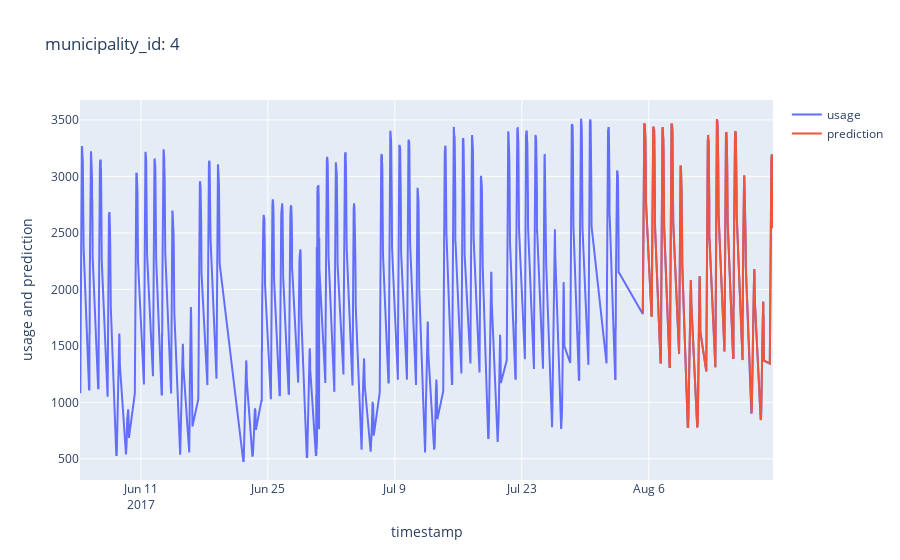

Notebook source saved alongside this figure:
### Code cell
# usage and prediction plot in plotly interactive
import plotly.graph_objects as go

fig = go.Figure()
fig.add_trace(go.Scatter(x=df.index, y=df['usage'], name='usage'))
fig.add_trace(go.Scatter(x=df.index, y=df['prediction'], name='prediction'))
fig.update_layout(title=f"municipality_id: {selected_municipality_id}", xaxis_title='timestamp', yaxis_title='usage and prediction')
fig.show()

### Figure 1 — Plotly figure (JSON) as saved in the notebook; plotly's stock layout.template omitted (floating-point values rounded to 4 significant figures; data arrays with more than 128 entries replaced by an {"elided": "..."} marker saying what was removed)
{"data": [{"name": "usage", "type": "scatter", "x": {"elided": "1443 str values"}, "y": {"elided": "1443 int values"}}, {"name": "prediction", "type": "scatter", "x": {"elided": "1443 str values"}, "y": {"elided": "1443 float values"}}], "layout": {"title": {"text": "municipality_id: 4"}, "xaxis": {"title": {"text": "timestamp"}}, "yaxis": {"title": {"text": "usage and prediction"}}}}
